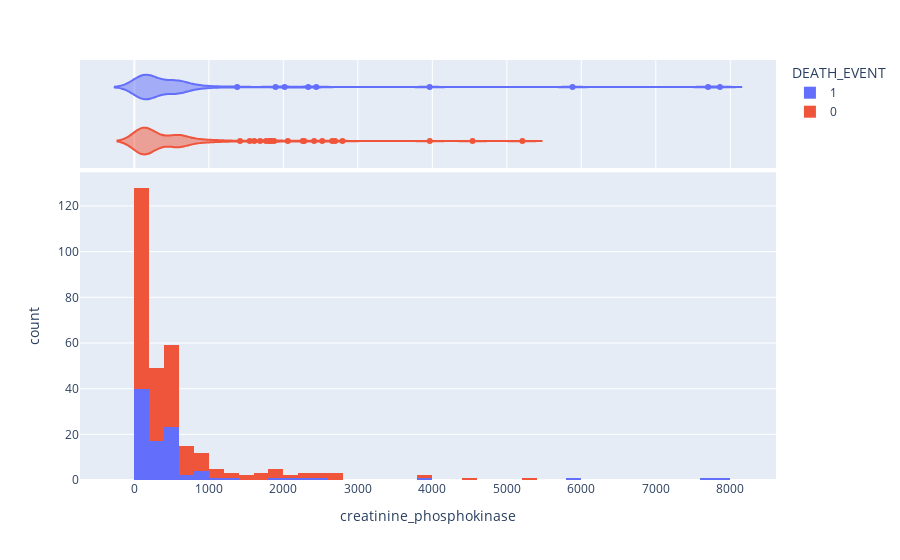

The notebook cell this image was saved under:
### Markdown cell above
**Hist Plots**

### Code cell
fig = px.histogram(heart_data, x="creatinine_phosphokinase", color="DEATH_EVENT", marginal="violin", hover_data=heart_data.columns)
fig.show()

### Figure 1 — Plotly figure (JSON) as saved in the notebook; plotly's stock layout.template omitted (floating-point values rounded to 4 significant figures; data arrays with more than 128 entries replaced by an {"elided": "..."} marker saying what was removed)
{"data": [{"alignmentgroup": "True", "bingroup": "x", "hovertemplate": "DEATH_EVENT=1<br>creatinine_phosphokinase=%{x}<br>count=%{y}<extra></extra>", "legendgroup": "1", "marker": {"color": "#636efa"}, "name": "1", "offsetgroup": "1", "orientation": "v", "showlegend": true, "type": "histogram", "x": [582, 7861, 146, 111, 160, 47, 246, 315, 157, 123, 81, 231, 981, 168, 379, 149, 582, 125, 582, 128, 220, 582, 148, 112, 122, 60, 70, 582, 23, 249, 94, 582, 60, 855, 235, 582, 124, 571, 588, 582, 1380, 582, 553, 129, 577, 91, 3964, 69, 260, 371, 789, 364, 7702, 318, 582, 68, 250, 110, 161, 113, 5882, 582, 47, 76, 280, 154, 328, 129, 143, 582, 582, 168, 805, 943, 582, 233, 2334, 2442, 776, 66, 176, 395, 99, 145, 104, 582, 1896, 582, 418, 131, 427, 582, 166, 2017, 258, 1199], "xaxis": "x", "yaxis": "y"}, {"alignmentgroup": "True", "customdata": {"elided": "96x13 float values"}, "hovertemplate": "DEATH_EVENT=%{customdata[12]}<br>creatinine_phosphokinase=%{customdata[2]}<br>age=%{customdata[0]}<br>anaemia=%{customdata[1]}<br>diabetes=%{customdata[3]}<br>ejection_fraction=%{customdata[4]}<br>high_blood_pressure=%{customdata[5]}<br>platelets=%{customdata[6]}<br>serum_creatinine=%{customdata[7]}<br>serum_sodium=%{customdata[8]}<br>sex=%{customdata[9]}<br>smoking=%{customdata[10]}<br>time=%{customdata[11]}<extra></extra>", "legendgroup": "1", "marker": {"color": "#636efa"}, "name": "1", "offsetgroup": "1", "scalegroup": "x", "showlegend": false, "type": "violin", "x": [582, 7861, 146, 111, 160, 47, 246, 315, 157, 123, 81, 231, 981, 168, 379, 149, 582, 125, 582, 128, 220, 582, 148, 112, 122, 60, 70, 582, 23, 249, 94, 582, 60, 855, 235, 582, 124, 571, 588, 582, 1380, 582, 553, 129, 577, 91, 3964, 69, 260, 371, 789, 364, 7702, 318, 582, 68, 250, 110, 161, 113, 5882, 582, 47, 76, 280, 154, 328, 129, 143, 582, 582, 168, 805, 943, 582, 233, 2334, 2442, 776, 66, 176, 395, 99, 145, 104, 582, 1896, 582, 418, 131, 427, 582, 166, 2017, 258, 1199], "xaxis": "x2", "yaxis": "y2"}, {"alignmentgroup": "True", "bingroup": "x", "hovertemplate": "DEATH_EVENT=0<br>creatinine_phosphokinase=%{x}<br>count=%{y}<extra></extra>", "legendgroup": "0", "marker": {"color": "#EF553B"}, "name": "0", "offsetgroup": "0", "orientation": "v", "showlegend": true, "type": "histogram", "x": {"elided": "203 int values"}, "xaxis": "x", "yaxis": "y"}, {"alignmentgroup": "True", "customdata": {"elided": "203x13 float values"}, "hovertemplate": "DEATH_EVENT=%{customdata[12]}<br>creatinine_phosphokinase=%{customdata[2]}<br>age=%{customdata[0]}<br>anaemia=%{customdata[1]}<br>diabetes=%{customdata[3]}<br>ejection_fraction=%{customdata[4]}<br>high_blood_pressure=%{customdata[5]}<br>platelets=%{customdata[6]}<br>serum_creatinine=%{customdata[7]}<br>serum_sodium=%{customdata[8]}<br>sex=%{customdata[9]}<br>smoking=%{customdata[10]}<br>time=%{customdata[11]}<extra></extra>", "legendgroup": "0", "marker": {"color": "#EF553B"}, "name": "0", "offsetgroup": "0", "scalegroup": "x", "showlegend": false, "type": "violin", "x": {"elided": "203 int values"}, "xaxis": "x2", "yaxis": "y2"}], "layout": {"barmode": "relative", "legend": {"title": {"text": "DEATH_EVENT"}, "tracegroupgap": 0}, "margin": {"t": 60}, "xaxis": {"anchor": "y", "domain": [0, 1], "title": {"text": "creatinine_phosphokinase"}}, "xaxis2": {"anchor": "y2", "domain": [0, 1], "matches": "x", "showgrid": true, "showticklabels": false}, "yaxis": {"anchor": "x", "domain": [0, 0.7326], "title": {"text": "count"}}, "yaxis2": {"anchor": "x2", "domain": [0.7426, 1], "matches": "y2", "showgrid": false, "showline": false, "showticklabels": false, "ticks": ""}}}
